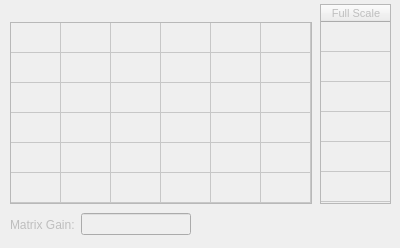
               <widget class="QWidget" name="tab_3">
                <property name="enabled">
                 <bool>false</bool>
                </property>
                <attribute name="title">
                 <string>C</string>
                </attribute>
                <widget class="QWidget" name="layoutWidget2">
                 <property name="geometry">
                  <rect>
                   <x>10</x>
                   <y>210</y>
                   <width>181</width>
                   <height>29</height>
                  </rect>
                 </property>
                 <layout class="QHBoxLayout" name="horizontalLayout_5">
                  <item>
                   <widget class="QLabel" name="label_3">
                    <property name="text">
                     <string>Matrix Gain:</string>
                    </property>
                   </widget>
                  </item>
                  <item>
                   <widget class="QLineEdit" name="editMatrixGainC">
                    <property name="readOnly">
                     <bool>true</bool>
                    </property>
                   </widget>
                  </item>
                 </layout>
                </widget>
                <widget class="QTableWidget" name="tableFullScaleC">
                 <property name="geometry">
                  <rect>
                   <x>320</x>
                   <y>4</y>
                   <width>71</width>
                   <height>200</height>
                  </rect>
                 </property>
                 <property name="font">
                  <font>
                   <pointsize>8</pointsize>
                  </font>
                 </property>
                 <attribute name="horizontalHeaderDefaultSectionSize">
                  <number>70</number>
                 </attribute>
                 <attribute name="horizontalHeaderMinimumSectionSize">
                  <number>70</number>
                 </attribute>
                 <attribute name="verticalHeaderVisible">
                  <bool>false</bool>
                 </attribute>
                 <attribute name="verticalHeaderMinimumSectionSize">
                  <number>30</number>
                 </attribute>
                 <row>
                  <property name="text">
                   <string>New Row</string>
                  </property>
                 </row>
                 <row>
                  <property name="text">
                   <string>New Row</string>
                  </property>
                 </row>
                 <row>
                  <property name="text">
                   <string>New Row</string>
                  </property>
                 </row>
                 <row>
                  <property name="text">
                   <string>New Row</string>
                  </property>
                 </row>
                 <row>
                  <property name="text">
                   <string>New Row</string>
                  </property>
                 </row>
                 <row>
                  <property name="text">
                   <string>New Row</string>
                  </property>
                 </row>
                 <column>
                  <property name="text">
                   <string>Full Scale</string>
                  </property>
                 </column>
                </widget>
                <widget class="QTableWidget" name="matrixC">
                 <property name="geometry">
                  <rect>
                   <x>10</x>
                   <y>22</y>
                   <width>302</width>
                   <height>182</height>
                  </rect>
                 </property>
                 <property name="minimumSize">
                  <size>
                   <width>302</width>
                   <height>182</height>
                  </size>
                 </property>
                 <property name="maximumSize">
                  <size>
                   <width>302</width>
                   <height>182</height>
                  </size>
                 </property>
                 <property name="font">
                  <font>
                   <pointsize>8</pointsize>
                  </font>
                 </property>
                 <attribute name="horizontalHeaderVisible">
                  <bool>false</bool>
                 </attribute>
                 <attribute name="horizontalHeaderDefaultSectionSize">
                  <number>50</number>
                 </attribute>
                 <attribute name="horizontalHeaderMinimumSectionSize">
                  <number>50</number>
                 </attribute>
                 <attribute name="verticalHeaderVisible">
                  <bool>false</bool>
                 </attribute>
                 <attribute name="verticalHeaderDefaultSectionSize">
                  <number>30</number>
                 </attribute>
                 <attribute name="verticalHeaderMinimumSectionSize">
                  <number>30</number>
                 </attribute>
                 <row>
                  <property name="text">
                   <string>New Row</string>
                  </property>
                 </row>
                 <row>
                  <property name="text">
                   <string>New Row</string>
                  </property>
                 </row>
                 <row>
                  <property name="text">
                   <string>New Row</string>
                  </property>
                 </row>
                 <row>
                  <property name="text">
                   <string>New Row</string>
                  </property>
                 </row>
                 <row>
                  <property name="text">
                   <string>New Row</string>
                  </property>
                 </row>
                 <row>
                  <property name="text">
                   <string>New Row</string>
                  </property>
                 </row>
                 <column>
                  <property name="text">
                   <string>New Column</string>
                  </property>
                 </column>
                 <column>
                  <property name="text">
                   <string>New Column</string>
                  </property>
                 </column>
                 <column>
                  <property name="text">
                   <string>New Column</string>
                  </property>
                 </column>
                 <column>
                  <property name="text">
                   <string>New Column</string>
                  </property>
                 </column>
                 <column>
                  <property name="text">
                   <string>New Column</string>
                  </property>
                 </column>
                 <column>
                  <property name="text">
                   <string>New Column</string>
                  </property>
                 </column>
                </widget>
               </widget>
